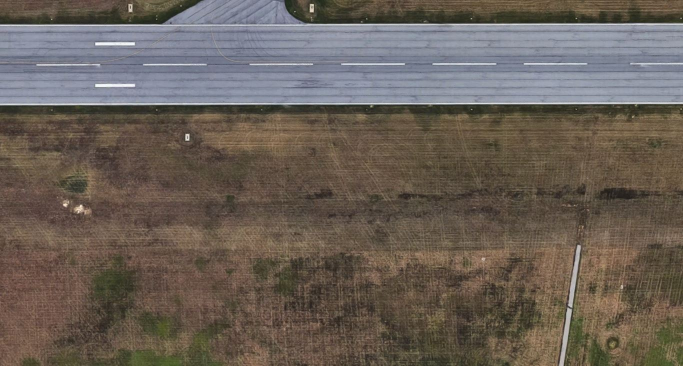
#> input picture airfield_test.JPG, 1366 x 732 px (shown at 1/2 size)
$ python gps_image_format.py   (older library calls are emulated)
#> lines starting #> are read from the running program, lines starting #| are printed output that depends on the picture
import PIL
from PIL import Image

img_name = "airfield_test.JPG"

width = 670
height = 400
img = Image.open(img_name)
#> img is the input picture: PIL image 1366x732 RGB; mean R, G, B 105.5, 95.7, 87
img = img.resize((width, height), PIL.Image.ANTIALIAS)
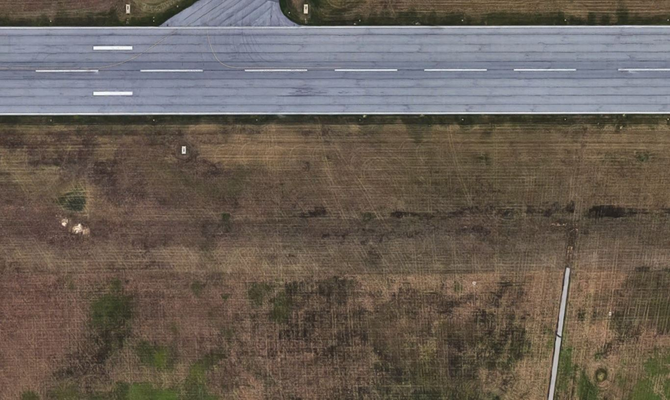
#> img: PIL image 670x400 RGB; mean R, G, B 105.5, 95.7, 87
img.save('formatted_' + img_name)
